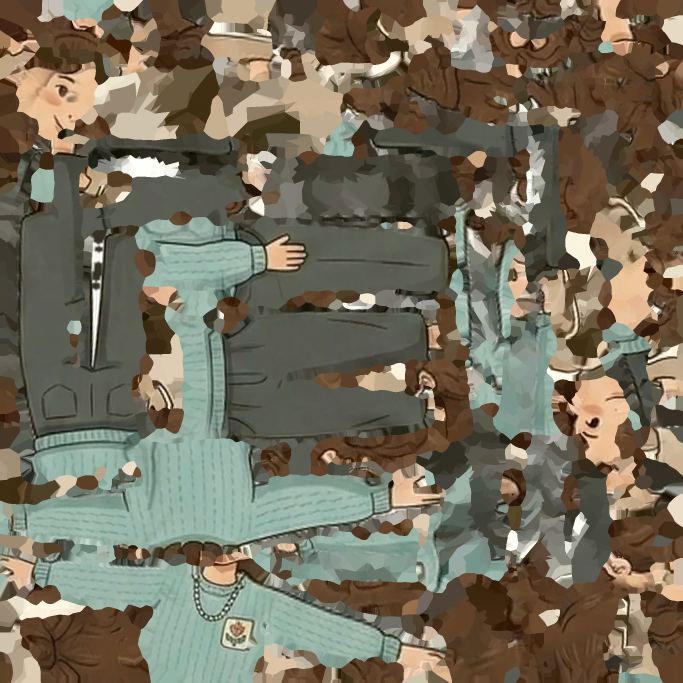
#> input picture assets/characters/boss_teacher_texture.png, 2048 x 2048 px (shown at 1/3 size)
$ python -i make_textures.py   (imports and definitions only)
#> lines starting #> are read from the running program, lines starting #| are printed output that depends on the picture; after the words box and inside, x2 and y2 are one past the last pixel; in counts of white or black regions, pixels touching at a corner belong together
#> further down, picture is the input picture: PIL image 2048x2048 RGBA; mean R, G, B, A 117.8, 111.1, 93.3, 255
"""올린 그림을 게임용 타일 텍스처로 다듬습니다.

    python tools/make_textures.py                     새 업로드를 찾아 목록만 보여줍니다
    python tools/make_textures.py <원본> <이름> [잘라낼비율] [floor|wall]

# 하는 일

  1. **종이 여백 자르기.** 수채화로 그린 그림이라 가장자리에 종이색 테두리가
     남아 있습니다. 그대로 타일링하면 격자 무늬가 생깁니다.
  2. **크기 줄이기.** 폰으로 내려받는 용량이라 가로 1024 로 맞춥니다.

# 이음매는 어떻게 하나

여기서 안 합니다. 게임 쪽에서 **UV 를 한 칸 걸러 뒤집어**(미러 타일링) 붙이기
때문에 가장자리가 언제나 맞습니다(dungeon.gd 참고). 그림을 억지로 이어 붙이는
가공보다 결과가 깨끗하고, 원본의 붓질도 그대로 남습니다.
"""
import sys
from pathlib import Path

ROOT = Path(__file__).resolve().parent.parent
sys.path.insert(0, str(ROOT / "tools" / "_pylibs"))
OUT = ROOT / "assets" / "textures"
GRADIO = Path(r"C:\Users\GilhanLee\AppData\Local\Temp\gradio")

TARGET_WIDTH = 1024


# [9 lines left out: function find_uploads, not called in this run]


def trim_paper(im, tolerance: int = 14):
    """종이색 테두리를 잘라 냅니다.

    네 귀퉁이 색을 종이색으로 보고, 그 색에서 충분히 벗어나는 첫 줄까지
    안쪽으로 파고듭니다. 여백 두께를 손으로 적지 않아도 되고, 그림마다
    여백이 달라도 알아서 맞습니다.
    """
#> called with tolerance = 14
    from PIL import Image
    import numpy as np

    a = np.asarray(im.convert("RGB"), dtype=np.int16)
    h, w = a.shape[:2]
#> h = 2048; w = 2048
    corners = np.stack([a[0, 0], a[0, w - 1], a[h - 1, 0], a[h - 1, w - 1]])
#> corners = [[92, 62, 41], [100, 76, 50], [93, 65, 40], [96, 65, 39]]
    paper = corners.mean(axis=0)
#> paper = [95.25, 67, 42.5]
    far = np.abs(a - paper).max(axis=2) > tolerance
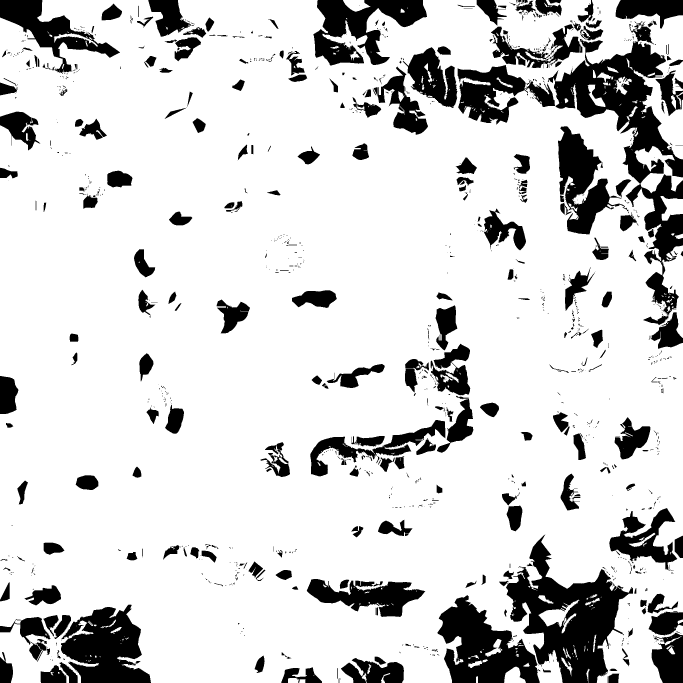
#> far: shape (2048, 2048) bool (shown at 1/3 size); 82.8% white; 1202 black regions (814 under 20 px), largest, box (x1, y1, x2, y2) and area: (1518, 1603, 1899, 2048) 70953, (1643, 64, 2048, 551) 64032, (1312, 1785, 1619, 2048) 42866

    def first_true(mask_1d):
        idx = np.nonzero(mask_1d)[0]
#> idx = 2048 values from 0 to 2047
        return int(idx[0]) if len(idx) else 0

    rows = far.mean(axis=1) > 0.15      # 그 줄의 15% 이상이 종이색이 아니면 그림
    cols = far.mean(axis=0) > 0.15
    top = first_true(rows)
#> top = 0
    bottom = h - first_true(rows[::-1])
#> bottom = 2048
    left = first_true(cols)
#> left = 0
    right = w - first_true(cols[::-1])
#> right = 2048
    if right - left < w * 0.5 or bottom - top < h * 0.5:
        return im                        # 뭔가 이상하면 그대로 둡니다
    return Image.fromarray(a[top:bottom, left:right].astype("uint8"))


## 그레이디언트 맵의 양 끝. 지브리풍 배경의 색 폭이 대체로 이 사이입니다 -
## 그늘도 검정이 아니라 따뜻한 갈색이고, 밝은 곳도 순백이 아니라 크림색입니다.
TONE_SHADOW = (0.45, 0.34, 0.25)
TONE_LIGHT = (1.00, 0.94, 0.80)


# [93 lines left out: functions stylize, tile_preview, not called in this run]


## 용도별 프리셋. 바닥은 캐릭터가 늘 그 위에 서 있어서 가장 많이 물러나야
## 하고, 벽은 옆면만 잠깐 보이므로 원본을 조금 더 남깁니다.
STYLES = {
    "floor": dict(flatten=1.0, detail=0.38, saturation=0.80, lift=0.42,
                  contrast=0.88, tone=0.45, warmth=0.28),
    "wall": dict(flatten=0.75, detail=0.55, saturation=0.85, lift=0.30,
                 contrast=0.92, tone=0.30, warmth=0.30),
}


# [53 lines left out: functions convert, main, not called in this run]


# [2 lines not run here, left out]

>>> from PIL import Image
>>> picture = Image.open('../assets/characters/boss_teacher_texture.png')
>>> result = trim_paper(picture)

$ run again, on assets/models/black_texture.png
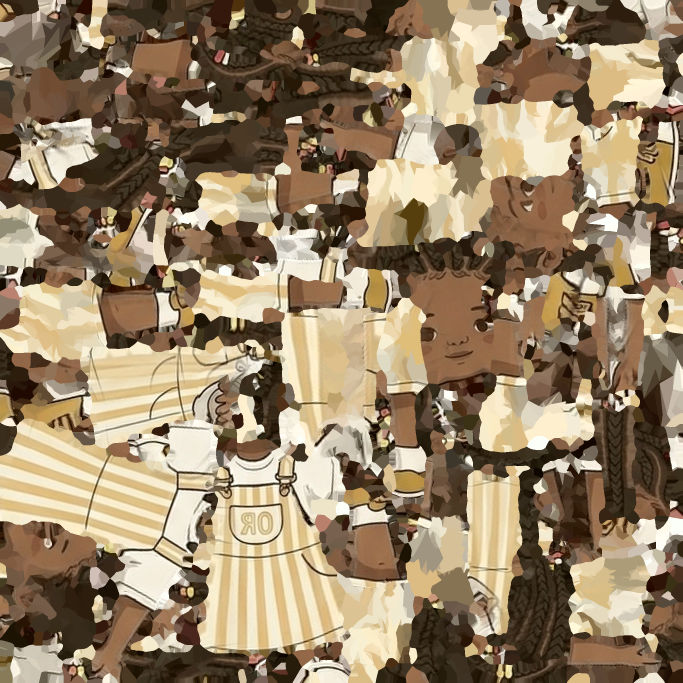
#> input picture assets/models/black_texture.png, 2048 x 2048 px (shown at 1/3 size)
#> picture is the input picture: PIL image 2048x2048 RGBA; mean R, G, B, A 150.8, 130.6, 103.2, 255
#> corners = [[53, 38, 22], [107, 87, 65], [136, 123, 87], [47, 26, 9]]
#> paper = [85.75, 68.5, 45.75]
#> in trim_paper, `far = np.abs(a - paper).max(axis=2) > tolerance`:
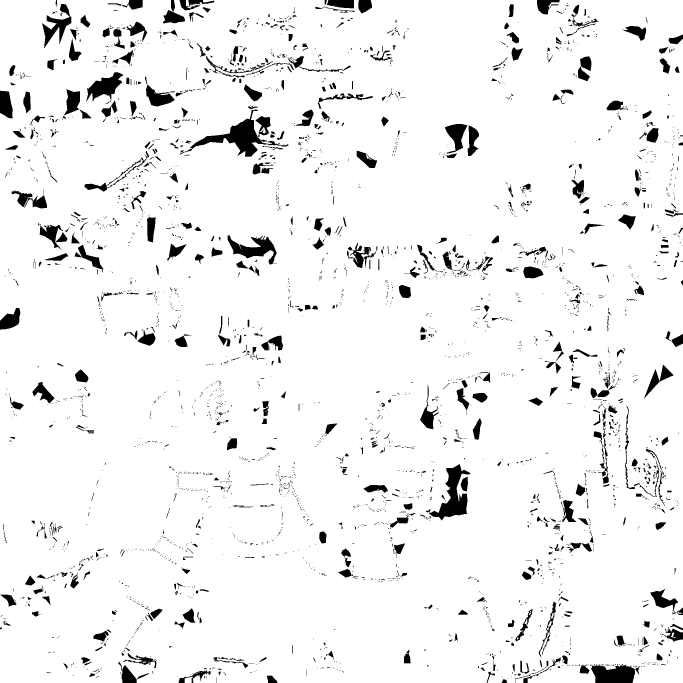
#> far: shape (2048, 2048) bool (shown at 1/3 size); 94.3% white; 3665 black regions (2790 under 20 px), largest, box (x1, y1, x2, y2) and area: (539, 329, 866, 470) 11096, (1287, 1392, 1412, 1561) 7914, (1773, 1993, 1905, 2048) 5734
#> idx = 2048 values from 0 to 2047
#> top = 0
#> bottom = 2048
#> left = 0
#> right = 2048

$ run again, on assets/models/boy_texture.png
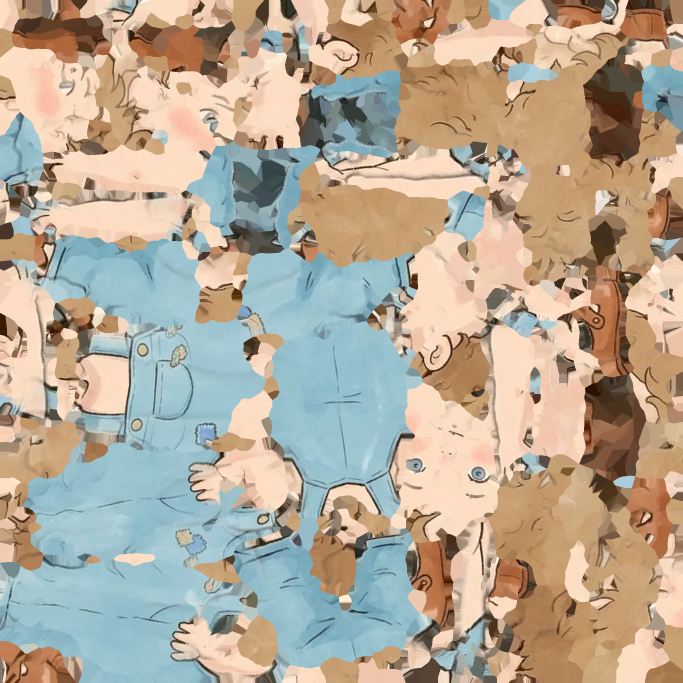
#> input picture assets/models/boy_texture.png, 2048 x 2048 px (shown at 1/3 size)
#> picture is the input picture: PIL image 2048x2048 RGBA; mean R, G, B, A 181.8, 169.2, 151.5, 255
#> corners = [[255, 222, 196], [168, 128, 96], [128, 115, 102], [165, 119, 76]]
#> paper = [179, 146, 117.5]
#> in trim_paper, `far = np.abs(a - paper).max(axis=2) > tolerance`:
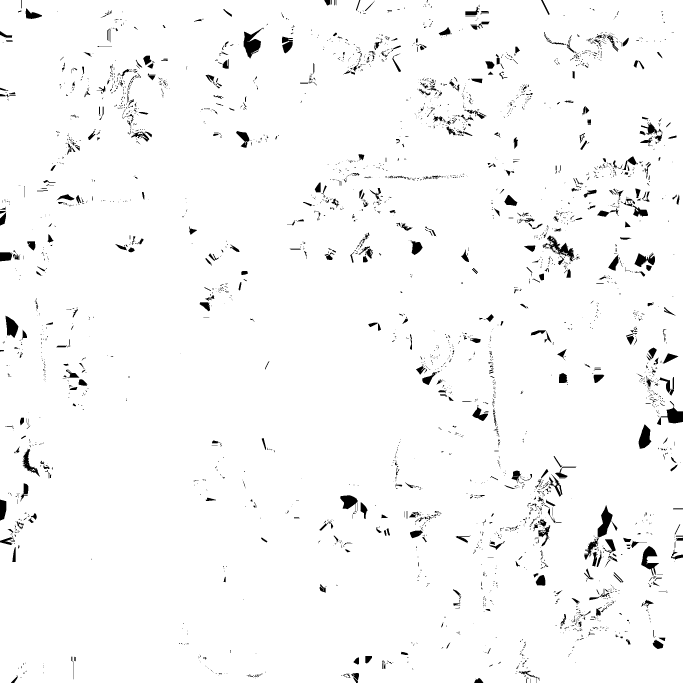
#> far: shape (2048, 2048) bool (shown at 1/3 size); 97.3% white; 3485 black regions (2775 under 20 px), largest, box (x1, y1, x2, y2) and area: (1753, 1515, 1838, 1680) 2933, (731, 83, 792, 176) 2549, (1629, 706, 1723, 784) 2033
#> idx = 2048 values from 0 to 2047
#> top = 0
#> bottom = 2048
#> left = 0
#> right = 2048

$ run again, on assets/props/bookshelf_0.png
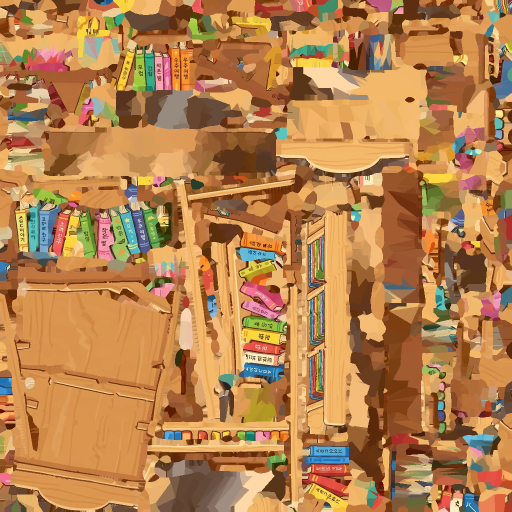
#> input picture assets/props/bookshelf_0.png, 1024 x 1024 px (shown at 1/2 size)
#> picture is the input picture: PIL image 1024x1024 RGB; mean R, G, B 182, 129.7, 78.1
#> corners = [[221, 156, 80], [125, 53, 64], [150, 104, 64], [173, 58, 37]]
#> paper = [167.2, 92.75, 61.25]
#> in trim_paper, `far = np.abs(a - paper).max(axis=2) > tolerance`:
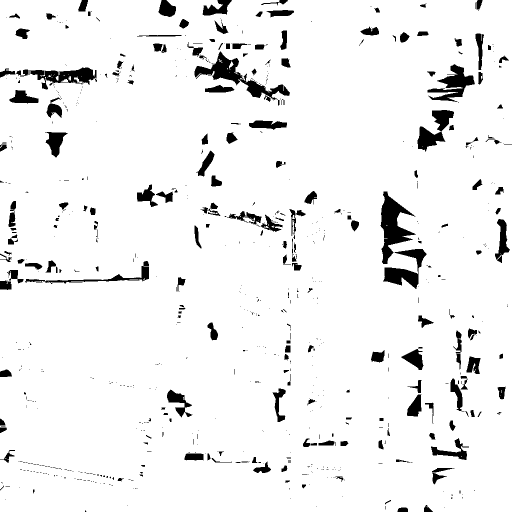
#> far: shape (1024, 1024) bool (shown at 1/2 size); 93.9% white; 772 black regions (558 under 20 px), largest, box (x1, y1, x2, y2) and area: (761, 383, 832, 528) 4359, (389, 103, 580, 211) 4336, (855, 128, 950, 204) 2848
#> idx = 1024 values from 0 to 1023
#> top = 0
#> bottom = 1024
#> left = 0
#> right = 1024
